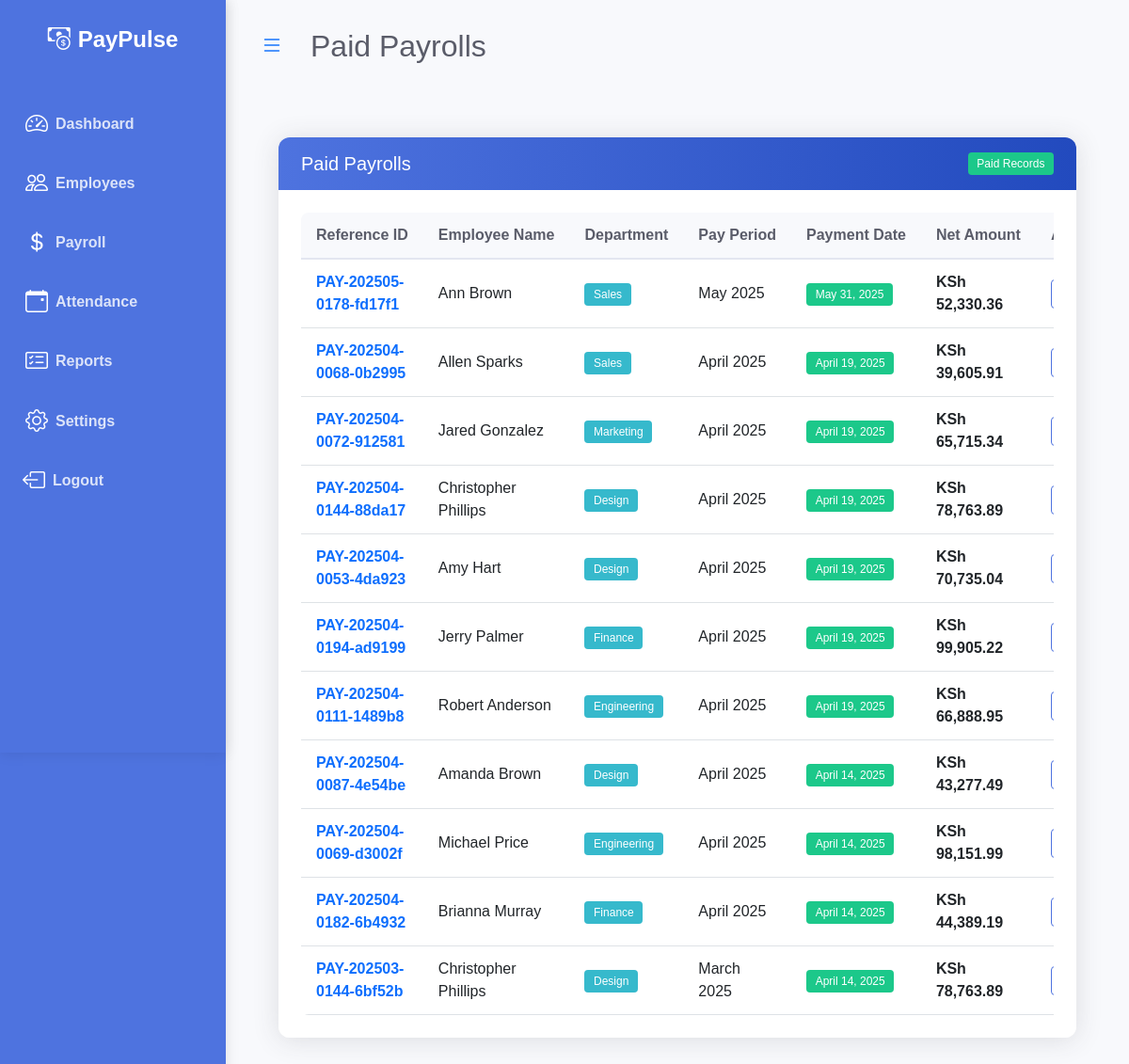
The app's page /payrolls/paid/ (signed in), older data.
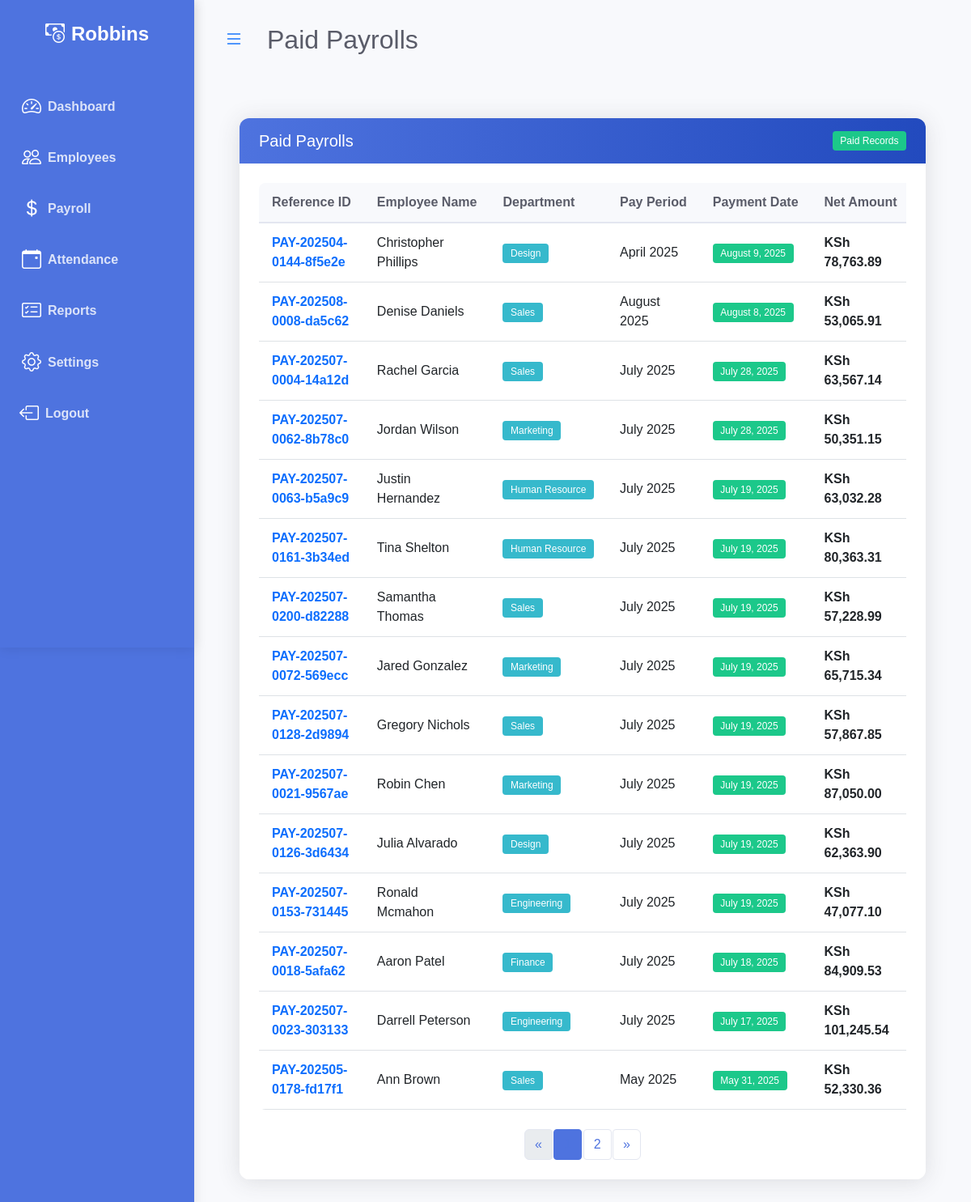
The same page, newer data.
### payroll/models.py (models this page shows, shortened)
class Payroll(models.Model):
    reference_id = models.CharField(
        max_length=50,  # Increased length to accommodate UUID
        unique=True,
        help_text="Unique reference ID for this payroll",
        editable=False  # Prevent manual editing
    )
    PAYMENT_STATUS_CHOICES = [
        ('paid', 'Paid'),
        ('pending', 'Pending'),
    ]
    employee = models.ForeignKey(Employee, on_delete=models.CASCADE, related_name='payrolls')
    pay_period = models.DateField(
        default=timezone.now,
        help_text="Period for which this payroll is generated"
    )
    gross_salary = models.DecimalField(max_digits=10, decimal_places=2)
    total_allowances = models.DecimalField(max_digits=10, decimal_places=2, default=0.00)
    total_deductions = models.DecimalField(max_digits=10, decimal_places=2, default=0.00)
    net_salary = models.DecimalField(max_digits=10, decimal_places=2)
    payment_status = models.CharField(
        max_length=20,
        choices=PAYMENT_STATUS_CHOICES,
        default='pending'
    )
    payment_date = models.DateField(blank=True, null=True)
    created_at = models.DateTimeField(auto_now_add=True)
    updated_at = models.DateTimeField(auto_now=True)
    tax_rate = models.DecimalField(max_digits=5, decimal_places=2, default=0)
    health_insurance = models.DecimalField(max_digits=10, decimal_places=2, default=0)
    retirement_rate = models.DecimalField(max_digits=5, decimal_places=2, default=0)
    tax_amount = models.DecimalField(max_digits=10, decimal_places=2, default=0)
    retirement_amount = models.DecimalField(max_digits=10, decimal_places=2, default=0)
    class Meta:
        ordering = ['-pay_period', 'employee__first_name']
        unique_together = ['employee', 'pay_period']

class Employee(models.Model):
    ACTIVE_STATUS = [
        ('active', 'Active'),
        ('on_leave', 'On Leave'),
        ('probation', 'Probation'),
    ]
    DEPARTMENT_CHOICES = [
        ('engineering', 'Engineering'),
        ('marketing', 'Marketing'),
        ('sales', 'Sales'),
        ('human_resource', 'Human Resource'),
        ('finance', 'Finance'),
        ('design', 'Design'),
    ]
    first_name = models.CharField(max_length=30)
    last_name = models.CharField(max_length=30)
    email = models.EmailField()
    phone_number = models.CharField(max_length=15, blank=True, null=True)
    hire_date = models.DateField()
    department = models.CharField(
        max_length=20,
        choices=DEPARTMENT_CHOICES,
        null=True,
        blank=True,
    )
    salary = models.DecimalField(max_digits=10, decimal_places=2)
    is_active = models.CharField(
        max_length=10,
        choices=ACTIVE_STATUS,
        default='active',
    )

class Company(models.Model):
    name = models.CharField(max_length=255)
    logo = models.ImageField(upload_to='logos/', null=True, blank=True)

### payroll/views.py (the view)
# urls.py: path('payrolls/paid/', views.paid_payroll_list, name='paid_payroll_list'),
@login_required
def paid_payroll_list(request):
    paid_payrolls_list = Payroll.objects.filter(payment_status='paid').order_by('-payment_date')
    paginator = Paginator(paid_payrolls_list, 15)  # Show 15 payrolls per page
    page = request.GET.get('page')
    try:
        paid_payrolls = paginator.page(page)
    except PageNotAnInteger:
        paid_payrolls = paginator.page(1)
    except EmptyPage:
        paid_payrolls = paginator.page(paginator.num_pages)
    context = {
        'paid_payrolls': paid_payrolls,
        'title': 'Paid Payrolls'
    }
    return render(request, 'payroll/paid_payroll_list.html', context)

### payroll/templatetags/company_tags.py (called while the page is built)
@register.simple_tag
def get_company_name():
    company = Company.objects.first()
    return company.name if company else "PayPulse"

### payroll/templates/payroll/paid_payroll_list.html (shortened to what the changed rows need)
{% extends 'base.html' %}
{% load static %}
{% load humanize %}
{% block extra_css %}
<link rel="stylesheet" href="{% static 'payroll/css/payroll_list.css' %}">
{% endblock %}
{% block page_title %}
{{ title }}
{% endblock %}
{% block content %}
<div class="container-fluid px-4">
    <div class="row my-5">
      <div class="col-12">
        <div class="card animate-fade-in">
          <div class="card-body">
            <div class="table-responsive">
              <table class="table table-hover align-middle">
                <thead>
                  <tr>
                    <th>Reference ID</th>
                    <th>Employee Name</th>
                    <th>Department</th>
                    <th>Pay Period</th>
                    <th>Payment Date</th>
                    <th>Net Amount</th>
                    <th>Actions</th>
                  </tr>
                </thead>
                <tbody>
                  {% for payroll in paid_payrolls %}
                  <tr>
                    <td><span class="fw-bold text-primary">{{ payroll.reference_id }}</span></td>
                    <td>{{ payroll.employee.first_name }} {{ payroll.employee.last_name }}</td>
                    <td><span class="badge bg-info text-white">{{ payroll.employee.get_department_display }}</span></td>
                    <td>{{ payroll.pay_period|date:"F Y" }}</td>
                    <td><span class="badge bg-success">{{ payroll.payment_date|date:"F j, Y" }}</span></td>
                    <td class="fw-bold">KSh {{ payroll.net_salary|floatformat:2|intcomma }}</td>
                    <td>
                      <div class="btn-group">
                        <a href="{% url 'payroll_detail' payroll.id %}" class="btn btn-sm btn-outline-primary" title="View Details">
                        </a>
                      </div>
                    </td>
                  </tr>
                  {% endfor %}
                </tbody>
              </table>
            </div>
                    {% if paid_payrolls.has_other_pages %}
                    <nav aria-label="Page navigation">
                        <ul class="pagination justify-content-center mt-4">
                            {% if paid_payrolls.has_previous %}
                            <li class="page-item">
                                <a class="page-link" href="?page={{ paid_payrolls.previous_page_number }}"
                                    aria-label="Previous">
                                    <span aria-hidden="true">&laquo;</span>
                                </a>
                            </li>
                            {% else %}
                            <li class="page-item disabled">
                                <span class="page-link" aria-hidden="true">&laquo;</span>
                            </li>
                            {% endif %}
                            {% for i in paid_payrolls.paginator.page_range %}
                            {% if paid_payrolls.number == i %}
                            <li class="page-item active" aria-current="page"><span class="page-link">{{ i }}</span>
                            </li>
                            {% else %}
                            <li class="page-item"><a class="page-link" href="?page={{ i }}">{{ i }}</a></li>
                            {% endif %}
                            {% endfor %}
                            {% if paid_payrolls.has_next %}
                            <li class="page-item">
                                <a class="page-link" href="?page={{ paid_payrolls.next_page_number }}"
                                    aria-label="Next">
                                    <span aria-hidden="true">&raquo;</span>
                                </a>
                            </li>
                            {% else %}
                            <li class="page-item disabled">
                                <span class="page-link" aria-hidden="true">&raquo;</span>
                            </li>
                            {% endif %}
                        </ul>
                    </nav>
                    {% endif %}
                </div>
            </div>
        </div>
    </div>
</div>
{% endblock %}

### templates/sidebar.html (shortened to what this page needs)
{% load company_tags %}
<div class="bg-primary-dark" id="sidebar-wrapper">
      <div class="sidebar-heading text-center py-4 fs-4 fw-bold text-white">
        <i class="bi bi-cash-coin me-2"></i><span class="sidebar-label">{% get_company_name %}</span>
      </div>
      <div class="list-group list-group-flush my-3">
        <a href="{% url 'index'%}" class="list-group-item list-group-item-action bg-transparent second-text fw-bold {% if request.resolver_match.url_name == 'index' %}active{% endif %}">
          <i class="bi bi-speedometer2 me-2"></i><span class="sidebar-label">Dashboard</span>
        </a>
        <a href="{% url 'employee_list'%}" class="list-group-item list-group-item-action bg-transparent second-text fw-bold {% if request.resolver_match.url_name == 'employee_list' %}active{% endif %}">
          <i class="bi bi-people me-2"></i><span class="sidebar-label">Employees</span>
        </a>
        <a href="{% url 'payroll'%}" class="list-group-item list-group-item-action bg-transparent second-text fw-bold {% if request.resolver_match.url_name == 'payroll' %}active{% endif %}">
          <i class="bi bi-currency-dollar me-2"></i><span class="sidebar-label">Payroll</span>
        </a>
        <a href="#" class="list-group-item list-group-item-action bg-transparent second-text fw-bold">
          <i class="bi bi-calendar-event me-2"></i><span class="sidebar-label">Attendance</span>
        </a>
        <a href="{% url 'reports' %}" class="list-group-item list-group-item-action bg-transparent second-text fw-bold {% if request.resolver_match.url_name == 'reports' %}active{% endif %}">
          <i class="bi bi-card-checklist me-2"></i><span class="sidebar-label">Reports</span>
        </a>
        <a href="{% url 'company_settings' %}" class="list-group-item list-group-item-action bg-transparent second-text fw-bold {% if request.resolver_match.url_name == 'company_settings' %}active{% endif %}">
          <i class="bi bi-gear me-2"></i><span class="sidebar-label">Settings</span>
        </a>
        {% if user.is_authenticated %}
        <a href="#" onclick="event.preventDefault(); document.getElementById('logout-form').submit();" class="list-group-item list-group-item-action bg-transparent text-danger fw-bold border-0 w-100 text-start">
          <i class="bi bi-box-arrow-left me-2"></i><span class="sidebar-label">Logout</span>
        </a>
        {% else %}
        <a href="{% url 'login' %}" class="list-group-item list-group-item-action bg-transparent second-text fw-bold">
          <i class="bi bi-box-arrow-in-right me-2"></i><span class="sidebar-label">Login</span>
        </a>
        {% endif %}
      </div>
    </div>

Row changes from the older to the newer data that the page shows:
no longer on this page (row unchanged): Payroll: reference_id "PAY-202504-0068-0b2995", employee.first_name "Allen", employee.last_name "Sparks", employee.department "Sales", pay_period "April 2025", payment_date "April 19, 2025", net_salary "39,605.91"
no longer on this page (row unchanged): Payroll: reference_id "PAY-202504-0072-912581", employee.first_name "Jared", employee.last_name "Gonzalez", employee.department "Marketing", pay_period "April 2025", payment_date "April 19, 2025", net_salary "65,715.34"
no longer on this page (row unchanged): Payroll: reference_id "PAY-202504-0144-88da17", employee.first_name "Christopher", employee.last_name "Phillips", employee.department "Design", pay_period "April 2025", payment_date "April 19, 2025", net_salary "78,763.89"
no longer on this page (row unchanged): Payroll: reference_id "PAY-202504-0053-4da923", employee.first_name "Amy", employee.last_name "Hart", employee.department "Design", pay_period "April 2025", payment_date "April 19, 2025", net_salary "70,735.04"
no longer on this page (row unchanged): Payroll: reference_id "PAY-202504-0194-ad9199", employee.first_name "Jerry", employee.last_name "Palmer", employee.department "Finance", pay_period "April 2025", payment_date "April 19, 2025", net_salary "99,905.22"
no longer on this page (row unchanged): Payroll: reference_id "PAY-202504-0111-1489b8", employee.first_name "Robert", employee.last_name "Anderson", employee.department "Engineering", pay_period "April 2025", payment_date "April 19, 2025", net_salary "66,888.95"
no longer on this page (row unchanged): Payroll: reference_id "PAY-202504-0087-4e54be", employee.first_name "Amanda", employee.last_name "Brown", employee.department "Design", pay_period "April 2025", payment_date "April 14, 2025", net_salary "43,277.49"
no longer on this page (row unchanged): Payroll: reference_id "PAY-202504-0069-d3002f", employee.first_name "Michael", employee.last_name "Price", employee.department "Engineering", pay_period "April 2025", payment_date "April 14, 2025", net_salary "98,151.99"
no longer on this page (row unchanged): Payroll: reference_id "PAY-202504-0182-6b4932", employee.first_name "Brianna", employee.last_name "Murray", employee.department "Finance", pay_period "April 2025", payment_date "April 14, 2025", net_salary "44,389.19"
no longer on this page (row unchanged): Payroll: reference_id "PAY-202503-0144-6bf52b", employee.first_name "Christopher", employee.last_name "Phillips", employee.department "Design", pay_period "March 2025", payment_date "April 14, 2025", net_salary "78,763.89"
added Company: name "Robbins"
now on this page (row edited): Payroll: reference_id "PAY-202504-0144-8f5e2e", employee.first_name "Christopher", employee.last_name "Phillips", employee.department "Design", pay_period "April 2025", payment_date "August 9, 2025", net_salary "78,763.89"
added Payroll: reference_id "PAY-202508-0008-da5c62", employee.first_name "Denise", employee.last_name "Daniels", employee.department "Sales", pay_period "August 2025", payment_date "August 8, 2025", net_salary "53,065.91"
added Payroll: reference_id "PAY-202507-0004-14a12d", employee.first_name "Rachel", employee.last_name "Garcia", employee.department "Sales", pay_period "July 2025", payment_date "July 28, 2025", net_salary "63,567.14"
added Payroll: reference_id "PAY-202507-0062-8b78c0", employee.first_name "Jordan", employee.last_name "Wilson", employee.department "Marketing", pay_period "July 2025", payment_date "July 28, 2025", net_salary "50,351.15"
added Payroll: reference_id "PAY-202507-0063-b5a9c9", employee.first_name "Justin", employee.last_name "Hernandez", employee.department "Human Resource", pay_period "July 2025", payment_date "July 19, 2025", net_salary "63,032.28"
added Payroll: reference_id "PAY-202507-0161-3b34ed", employee.first_name "Tina", employee.last_name "Shelton", employee.department "Human Resource", pay_period "July 2025", payment_date "July 19, 2025", net_salary "80,363.31"
added Payroll: reference_id "PAY-202507-0200-d82288", employee.first_name "Samantha", employee.last_name "Thomas", employee.department "Sales", pay_period "July 2025", payment_date "July 19, 2025", net_salary "57,228.99"
added Payroll: reference_id "PAY-202507-0072-569ecc", employee.first_name "Jared", employee.last_name "Gonzalez", employee.department "Marketing", pay_period "July 2025", payment_date "July 19, 2025", net_salary "65,715.34"
added Payroll: reference_id "PAY-202507-0128-2d9894", employee.first_name "Gregory", employee.last_name "Nichols", employee.department "Sales", pay_period "July 2025", payment_date "July 19, 2025", net_salary "57,867.85"
added Payroll: reference_id "PAY-202507-0021-9567ae", employee.first_name "Robin", employee.last_name "Chen", employee.department "Marketing", pay_period "July 2025", payment_date "July 19, 2025", net_salary "87,050.00"
added Payroll: reference_id "PAY-202507-0126-3d6434", employee.first_name "Julia", employee.last_name "Alvarado", employee.department "Design", pay_period "July 2025", payment_date "July 19, 2025", net_salary "62,363.90"
added Payroll: reference_id "PAY-202507-0153-731445", employee.first_name "Ronald", employee.last_name "Mcmahon", employee.department "Engineering", pay_period "July 2025", payment_date "July 19, 2025", net_salary "47,077.10"
added Payroll: reference_id "PAY-202507-0018-5afa62", employee.first_name "Aaron", employee.last_name "Patel", employee.department "Finance", pay_period "July 2025", payment_date "July 18, 2025", net_salary "84,909.53"
added Payroll: reference_id "PAY-202507-0023-303133", employee.first_name "Darrell", employee.last_name "Peterson", employee.department "Engineering", pay_period "July 2025", payment_date "July 17, 2025", net_salary "101,245.54"
Text that changed along with them:
text no longer shown: "PayPulse"
new list line: "2"
